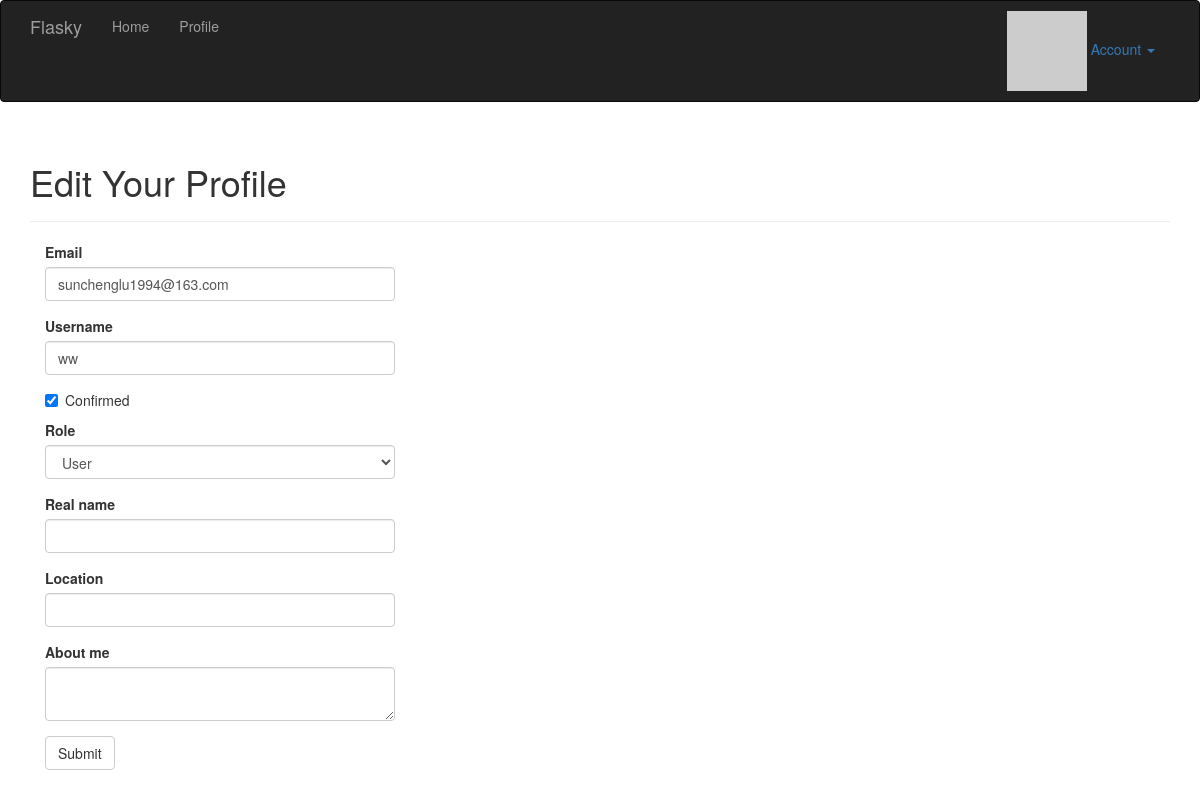
Page /edit-profile/42 (signed in) on the committed database.
### app/models.py (models this page shows, shortened)
class User(UserMixin, db.Model):
    __tablename__ = 'users'
    id = db.Column(db.Integer, primary_key=True)
    email = db.Column(db.String(64), unique=True, index=True)
    username = db.Column(db.String(64), unique=True, index=True)
    role_id = db.Column(db.Integer, db.ForeignKey('roles.id'))
    password_hash = db.Column(db.String(128))
    confirmed = db.Column(db.Boolean, default=False)
    name = db.Column(db.String(64))
    location = db.Column(db.String(64))
    about_me = db.Column(db.Text())
    member_since = db.Column(db.DateTime(), default=datetime.utcnow)
    last_seen = db.Column(db.DateTime(), default=datetime.utcnow)
    avatar_hash = db.Column(db.String(32))
    def can(self, permissions):
        return self.role is not None and (self.role.permissions & permissions) == permissions
    @property
    def password(self):
        raise AttributeError("password is not a readable attribute")
    def gravatar(self, size=100, default="identicon", rating="g"):
        if request.is_secure:
            url = "http://secure.gravatar.com/avatar"
        else:
            url = 'http://www.gravatar.com/avatar'
        hash = self.avatar_hash or hashlib.md5(self.email.encode("utf-8")).hexdigest()
        return '{url}/{hash}?s={size}&d={default}&r={rating}'.format(
            url=url, hash=hash, size=size, default=default, rating=rating)
    def ping(self):
        self.last_seen = datetime.utcnow()
        db.session.add(self)

### app/main/views.py (the view, shortened to what this page needs)
@main.route("/edit-profile/<int:id>", methods=["GET", "POST"])
@login_required
@admin_required
def edit_profile_admin(id):
    user = User.query.get_or_404(id)
    form = EditProfileAdminForm(user=user)
    form.email.data = user.email
    form.username.data = user.username
    form.confirmed.data = user.confirmed
    form.role.data = user.role_id
    form.name.data = user.name
    form.location.data = user.location
    form.about_me.data = user.about_me
    return render_template("edit_profile.html", form=form, user=user)

### app/main/forms.py (shortened to what this page needs)
class EditProfileAdminForm(FlaskForm):
    email = StringField("Email", validators=[Required(), Length(1, 64), Email()])
    username = StringField("Username",
                           validators=[Required(), Length(1, 64),
                                       Regexp(r"^[a-zA-Z][a-zA-Z0-9_.]*$", 0,
                                              "Username must have only letters,numbers,dots or underscores.")])
    confirmed = BooleanField("Confirmed")
    role = SelectField("Role", coerce=int)
    name = StringField("Real name", validators=[Length(1, 64)])
    location = StringField("Location", validators=[Length(1, 64)])
    about_me = TextAreaField("About me")
    submit = SubmitField("Submit")
    def __init__(self, user, *args, **kwargs):
        super(EditProfileAdminForm, self).__init__(*args, **kwargs)
        self.role.choices = [(role.id, role.name)
                             for role in Role.query.order_by(Role.name).all()]
        self.user = user

### app/auth/views.py (called while the page is built)
@auth.before_app_request
def before_request():
    if current_user.is_authenticated:
        current_user.ping()
        if not current_user.confirmed \
                and request.endpoint[:5] != "auth.":
            return redirect(url_for("auth.unconfirmed"))

### app/main/__init__.py (called while the page is built)
@main.app_context_processor
def inject_permissions():
    return dict(Permission=Permission)

### app/models.py (called while the page is built)
@login_manager.user_loader
def load_user(user_id):
    return User.query.get(int(user_id))

### app/templates/edit_profile.html (shortened to what this page needs)
{% extends "base.html" %}
{% import "bootstrap/wtf.html" as wtf %}
{% block page_content %}
    <div class="page-header">
        <h1>
            Edit Your Profile
        </h1>
    </div>
    <div class="col-md-4">
        {{wtf.quick_form(form)}}
    </div>
{% endblock %}

### rows in the picture
User: email "sunchenglu1994@163.com", username "ww", confirmed "☑", role "User"
